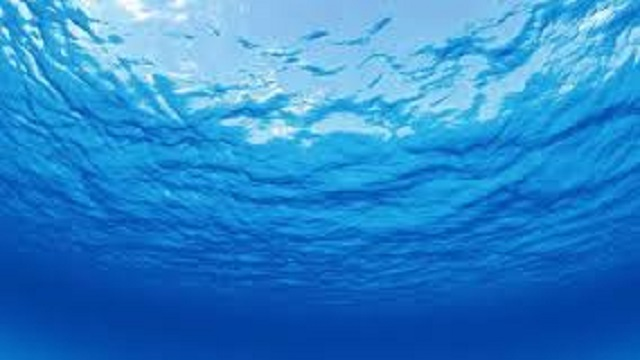
#> input picture Learning opencv Code/Image_Resource/water.jpg, 640 x 360 px
$ python startP14.py
#> lines starting #> are read from the running program, lines starting #| are printed output that depends on the picture
import numpy as np
import cv2 as cv
import matplotlib
from matplotlib import pyplot as plt
from matplotlib import image as image

# Main()

# Img algorithm
# Both Image must have the same size

x = np.uint8([250])
y = np.uint8([10])

print(cv.add(x, y)) # 250 + 10 = 260 => 255

print(x + y) # 250 + 10 = 260 % 256 = 4


# Example

img1 = cv.imread("Image_Resource/water.jpg")
#> img1 is the input picture: shape (360, 640, 3); mean B, G, R 204.6, 134.2, 43.1
img2 = cv.imread("Image_Resource/orange.png")
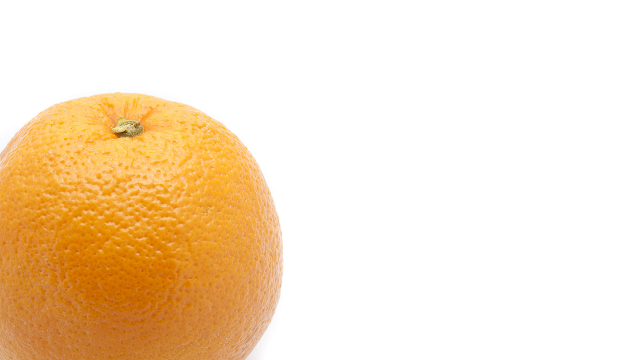
#> input picture Learning opencv Code/Image_Resource/orange.png, 640 x 360 px
#> img2 is the input picture: shape (360, 640, 3); mean B, G, R 199.2, 226, 246.9

print(img1.shape)
#| (360, 640, 3)
print(img2.shape)
#| (360, 640, 3)

img3 = cv.add(img1, img2)
img4 = img1+img2
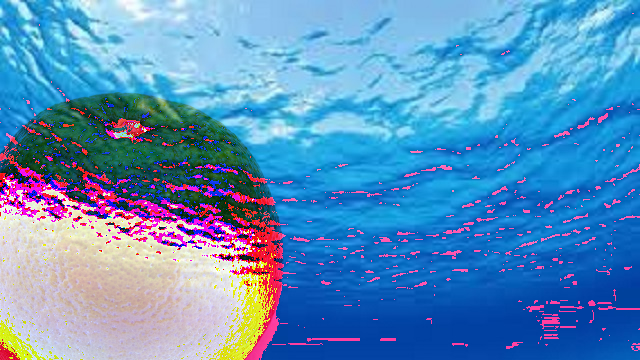
#> img4: shape (360, 640, 3); mean B, G, R 190.4, 143.1, 88.5

cv.imshow("img3", img3)
cv.imshow("img4", img4)

cv.waitKey(0)
cv.destroyAllWindows()

# Example 2

img5 = cv.subtract(img1, img2)
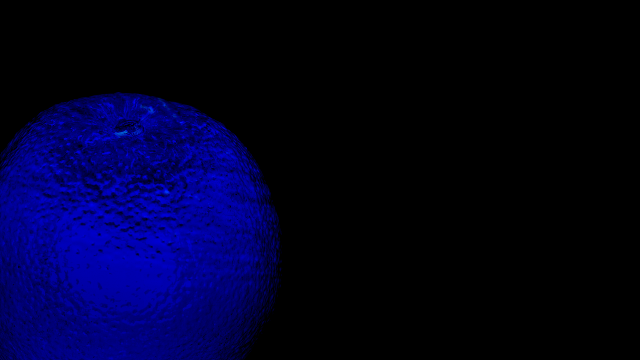
#> img5: shape (360, 640, 3); mean B, G, R 36.7, 0, 0
img6 = img1-img2

cv.imshow("img5", img5)
cv.imshow("img6", img6)

cv.waitKey(0)
cv.destroyAllWindows()

# Example 3


img7 = cv.multiply(img1, img2, scale=0.1)
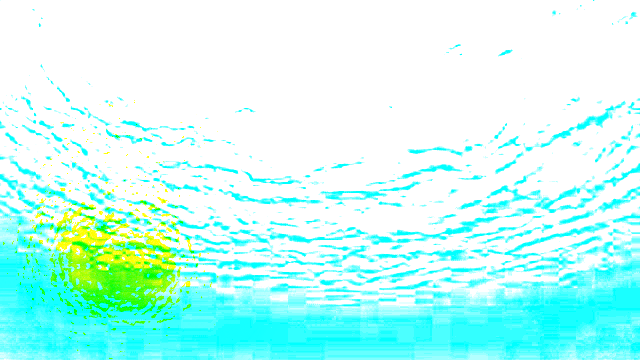
#> img7: shape (360, 640, 3); mean B, G, R 245.9, 255, 195.3
img8 = img1 * img2
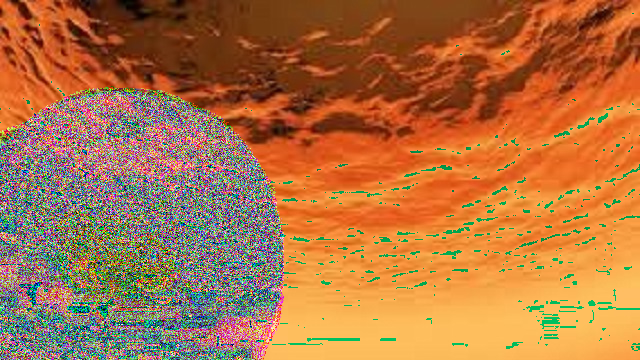
#> img8: shape (360, 640, 3); mean B, G, R 67.2, 114.6, 176.1

cv.imshow("img7", img7)
cv.imshow("img8", img8)

cv.waitKey(0)
cv.destroyAllWindows()

# Example 4

img9 = cv.divide(img1, img2 , scale=100)
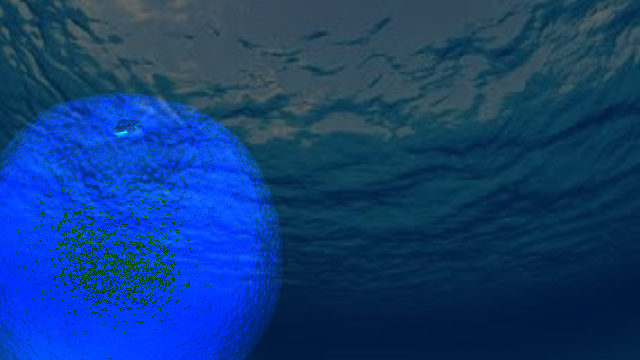
#> img9: shape (360, 640, 3); mean B, G, R 121.4, 60.1, 17
img10 = img1 / img2 # with have Zero wranning
#> img10: shape (360, 640, 3) float64; 0.56% of the values are NaN or infinite; the others: min 0, max 228, mean 1.53

cv.imshow("img9", img9)
cv.imshow("img10", img10)
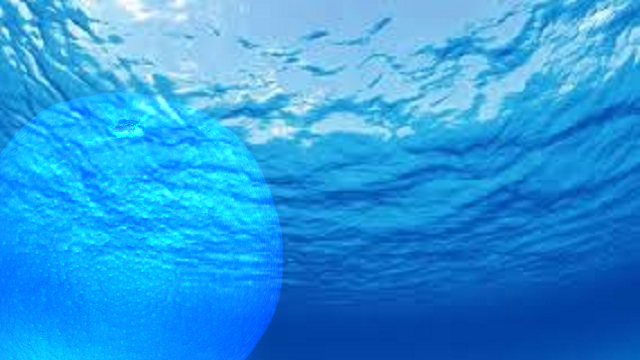
#> window 'img10': shape (360, 640, 3); mean B, G, R 223.7, 153, 43.2

cv.waitKey(0)
cv.destroyAllWindows()

# End Main()
